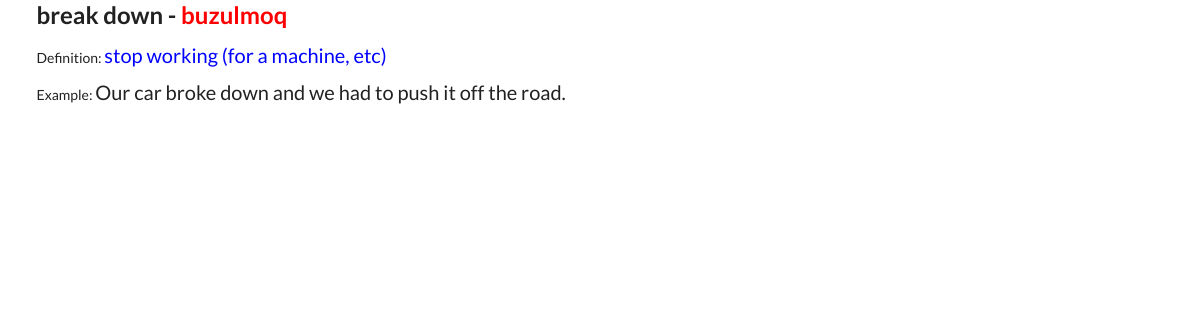
/word/30/, run on the app's committed database.
### english/models.py (models this page shows, shortened)
class EnglishPhrases(models.Model):
	english = models.CharField(max_length=200, null=True)
	uzbek = models.CharField(max_length=200, null=True)
	definition = models.CharField(max_length=200, null=True)
	example = models.TextField(max_length=300)

### english/views.py (the view)
# urls.py: path('word/<str:pk>/', word, name='words'),
def word(request, pk):
	form = EnglishPhrases.objects.get(id=pk)
	context = {'form':form}
	return render(request, 'word.html', context)

### english/templates/word.html (shortened to what this page needs)
<!DOCTYPE html>
{% load static %}
<html lang="en">
<head>
	<link rel="stylesheet" href="{% static 'semantic/semantic.min.css' %}">
</head>
<body>
<div class="ui container">
<h2>{{form.english}} - <span style="color: red;">{{form.uzbek}}</span></h2>
<p>Definition: <span style="color: blue; font-size: 20px;">{{form.definition}}</span></p>
<p>Example: <span style="font-size: 20px;">{{form.example}}</span></p>
</div>
</body>
</html>

### data on the page
EnglishPhrases: english "break down", uzbek "buzulmoq", definition "stop working (for a machine, etc)", example "Our car broke down and we had to push it off the road."
